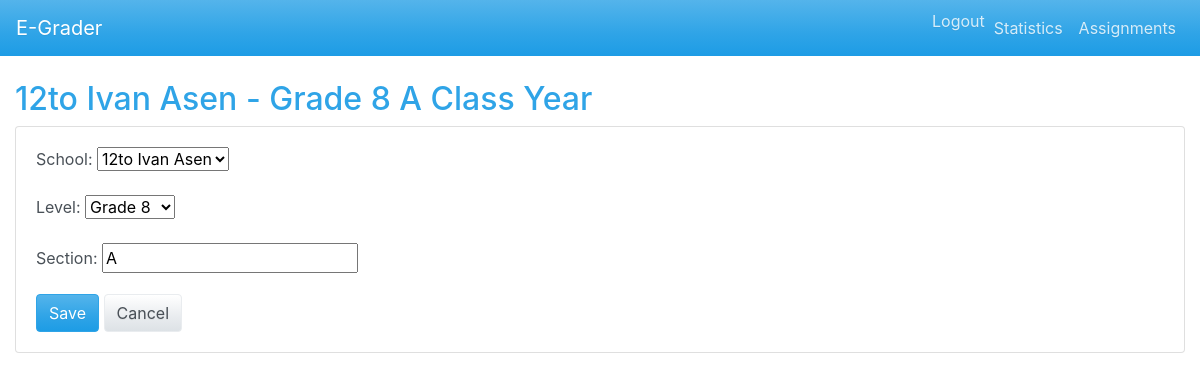
/classyears/2/edit/ (signed in), run on the app's committed database.
### core/models.py (models this page shows)
class ClassYear(models.Model):
    school = models.ForeignKey(School, on_delete=models.CASCADE, related_name='classes')
    level = models.IntegerField(choices=typical_class_levels)
    section = models.CharField(max_length=5, blank=True)
    def __str__(self):
        sec = f" {self.section}" if self.section else ''
        return f"{self.school.name} - {self.get_level_display()}{sec}"

class School(models.Model):
    name = models.CharField(max_length=255)
    address = models.TextField()
    def __str__(self):
        return self.name

### core/views.py (the view)
# urls.py: path('classyears/<int:pk>/edit/', ClassYearUpdateView.as_view(), name='classyear_edit'),
@method_decorator(login_required, name='dispatch')
class ClassYearUpdateView(UpdateView):
    model = ClassYear
    form_class = ClassYearForm
    template_name = 'classyears/classyear_form.html'
    success_url = reverse_lazy('classyear_list')

### core/forms.py
class ClassYearForm(forms.ModelForm):
    class Meta:
        model = ClassYear
        fields = ['school', 'level', 'section']

### templates/classyears/classyear_form.html (shortened to what this page needs)
{% extends 'base.html' %}
{% block content %}
<h2>{{ view.object|default:'Add' }} Class Year</h2>
<form method="post">
    <div class="card">
      <div class="card-body">
        {% for field in form %}
        <div class="form-group">
          {{ field.label_tag }}
          {{ field }}
        </div>
        {% endfor %}
        <button type="submit" class="btn btn-primary">Save</button>
        <a href="{% url 'classyear_list' %}" class="btn btn-secondary">Cancel</a>
      </div>
    </div>
</form>
{% endblock %}

### data on the page
ClassYear: object "12to Ivan Asen - Grade 8 A", form "12to Ivan Asen" "Grade 8" "A"

### other printed values
{{ field.label_tag }} "School:" "Level:" "Section:"
